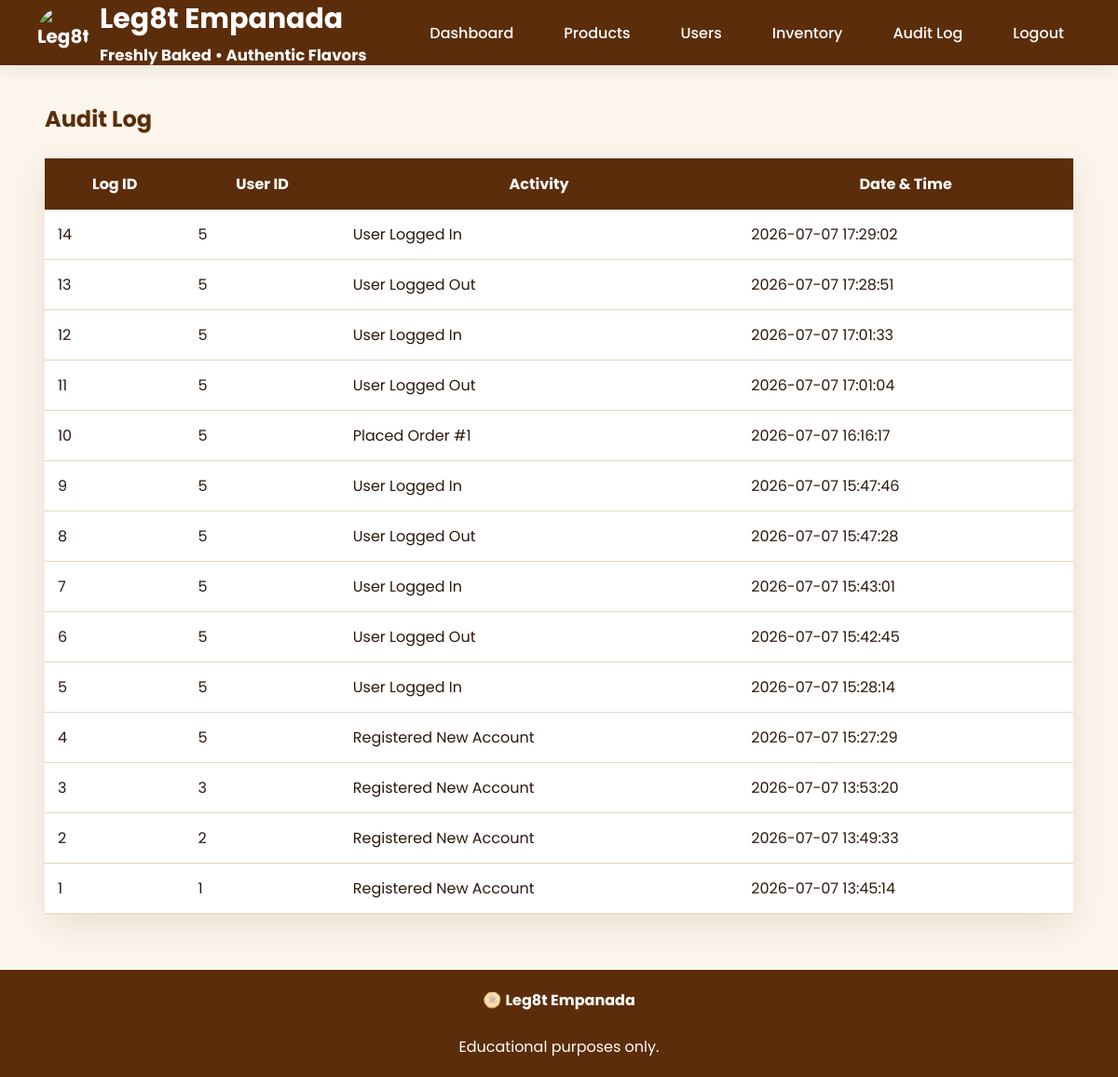
Page /admin/audit_log.php on the committed database.
### tables this page shows
CREATE TABLE `audit_log` (
  `log_id` int(11) NOT NULL,
  `user_id` int(11) DEFAULT NULL,
  `activity` text DEFAULT NULL,
  `activity_date` datetime DEFAULT NULL
);

### admin/audit_log.php (the view, shortened to what this page needs)
<?php
include("../includes/db.php");
?>
<!DOCTYPE html>
<html lang="en">
<head>
    <link rel="stylesheet" href="../style.css">
</head>
<body>
    <nav>
        <div class="logo">
    <img
        src="images/logo.png"
        alt="Leg8t Empanada"
        class="logo-image"
    >
    <div class="logo-text">
        <h2>
            Leg8t Empanada
        </h2>
        <small>
            Freshly Baked • Authentic Flavors
        </small>
    </div>
</div>
        <ul>
            <li>
                <a href="dashboard.php">
                    Dashboard
                </a>
            </li>
            <li>
                <a href="products.php">
                    Products
                </a>
            </li>
            <li>
                <a href="users.php">
                    Users
                </a>
            </li>
            <li>
                <a href="inventory.php">
                    Inventory
                </a>
            </li>
            <li>
                <a href="audit_log.php">
                    Audit Log
                </a>
            </li>
            <li>
                <a href="../logout.php">
                    Logout
                </a>
            </li>
        </ul>
    </nav>
    <div class="container">
        <h2 style="color:var(--brown); margin-bottom:25px;">
            Audit Log
        </h2>
        <table>
            <thead>
                <tr>
                    <th>Log ID</th>
                    <th>User ID</th>
                    <th>Activity</th>
                    <th>Date & Time</th>
                </tr>
            </thead>
            <tbody>
                <?php
$result = mysqli_query(
    $conn,
    "SELECT *
     FROM audit_log
     ORDER BY activity_date DESC"
);
while($row = mysqli_fetch_assoc($result)){
?>
                <tr>
                    <td>
                        <?php echo $row['log_id']; ?>
                    </td>
                    <td>
                        <?php echo $row['user_id']; ?>
                    </td>
                    <td>
                        <?php echo $row['activity']; ?>
                    </td>
                    <td>
                        <?php echo $row['activity_date']; ?>
                    </td>
                </tr>
                <?php
}
?>
            </tbody>
        </table>
    </div>
    <footer>
        🫓
        <strong>
           Leg8t Empanada
        </strong>
        <br><br>
        Educational purposes only.
    </footer>
</body>
</html>

### style.css (style rules this page uses)
:root { --gold: #C8860A; --gold-light: #E6A21A; --gold-bg: #FFF8EC; --brown: #5C2D0A; --brown-light: #8B4513; --cream: #FDF6ED; --white: #FFFFFF; --text: #2C1810; --text2: #6B4C3B; --border: #E8D5C0; --success: #1B6B2F; --danger: #B42318; --radius: 14px; --shadow: 0 10px 35px rgba(92, 45, 10, .12); }
* { margin: 0; padding: 0; box-sizing: border-box; }
html { scroll-behavior: smooth; }
body { font-family: 'Poppins', sans-serif; background: var(--cream); color: var(--text); min-height: 100vh; }
nav { height: 70px; background: var(--brown); display: flex; justify-content: space-between; align-items: center; padding: 0 40px; position: sticky; top: 0; z-index: 999; box-shadow: 0 5px 20px rgba(0, 0, 0, .08); }
.logo { display: flex; align-items: center; gap: 12px; color: white; font-size: 24px; font-weight: 700; }
.logo { display:flex; align-items:center; gap:12px; font-weight:700; color:white; font-size:20px; }
.logo-image { width:55px; height:55px; object-fit:contain; border-radius:50%; }
nav ul { list-style: none; display: flex; gap: 18px; }
nav ul li a { color: white; text-decoration: none; padding: 10px 18px; border-radius: 8px; transition: .3s; font-weight: 500; }
.container { width: 92%; max-width: 1200px; margin: 40px auto; }
table { width: 100%; border-collapse: collapse; background: white; box-shadow: var(--shadow); }
th { background: var(--brown); color: white; padding: 15px; }
td { padding: 14px; border-bottom: 1px solid var(--border); }
footer { margin-top: 60px; background: var(--brown); color: white; text-align: center; padding: 20px; }

### rows in the picture
audit_log: log_id "14", user "5", activity "User Logged In", activity_date "2026-07-07 17:29:02"
audit_log: log_id "13", user "5", activity "User Logged Out", activity_date "2026-07-07 17:28:51"
audit_log: log_id "12", user "5", activity "User Logged In", activity_date "2026-07-07 17:01:33"
audit_log: log_id "11", user "5", activity "User Logged Out", activity_date "2026-07-07 17:01:04"
audit_log: log_id "10", user "5", activity "Placed Order #1", activity_date "2026-07-07 16:16:17"
audit_log: log_id "9", user "5", activity "User Logged In", activity_date "2026-07-07 15:47:46"
audit_log: log_id "8", user "5", activity "User Logged Out", activity_date "2026-07-07 15:47:28"
audit_log: log_id "7", user "5", activity "User Logged In", activity_date "2026-07-07 15:43:01"
audit_log: log_id "6", user "5", activity "User Logged Out", activity_date "2026-07-07 15:42:45"
audit_log: log_id "5", user "5", activity "User Logged In", activity_date "2026-07-07 15:28:14"
audit_log: log_id "4", user "5", activity "Registered New Account", activity_date "2026-07-07 15:27:29"
audit_log: log_id "3", user "3", activity "Registered New Account", activity_date "2026-07-07 13:53:20"
audit_log: log_id "2", user "2", activity "Registered New Account", activity_date "2026-07-07 13:49:33"
audit_log: log_id "1", user "1", activity "Registered New Account", activity_date "2026-07-07 13:45:14"
